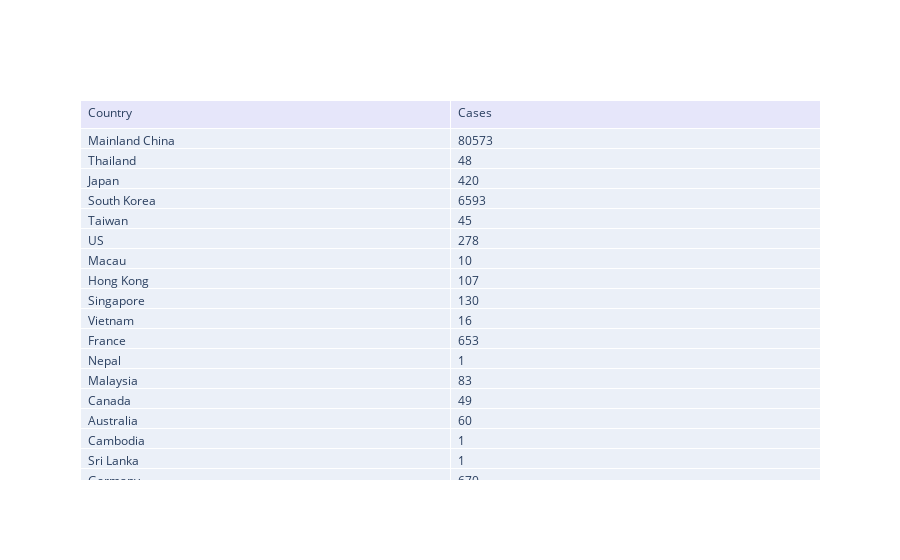
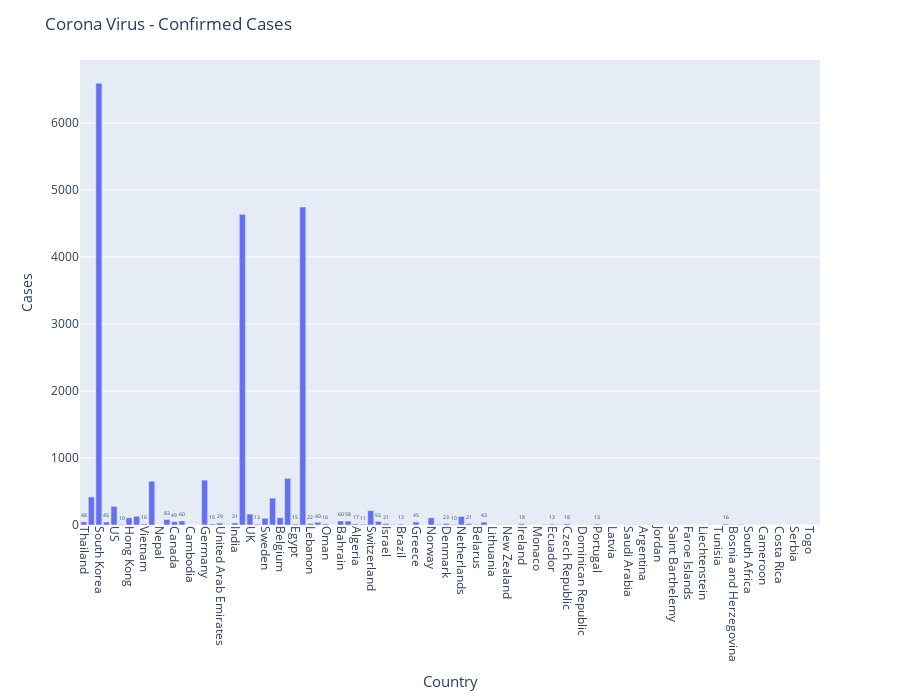

These figures' notebook cell, in order:
### Code cell
plotBarsSimple(data_confirmed,1,"Corona Virus - Confirmed Cases")

### Figure 1 — Plotly figure (JSON) as saved in the notebook; plotly's stock layout.template omitted (floating-point values rounded to 4 significant figures; data arrays with more than 128 entries replaced by an {"elided": "..."} marker saying what was removed)
{"data": [{"cells": {"align": "left", "fill": {"color": "light blue"}, "values": {"elided": "2x99x1 mixed values"}}, "header": {"align": "left", "fill": {"color": "lavender"}, "values": ["Country", "Cases"]}, "type": "table"}], "layout": {}}

### Figure 2 — Plotly figure (JSON) as saved in the notebook; plotly's stock layout.template omitted (floating-point values rounded to 4 significant figures)
{"data": [{"alignmentgroup": "True", "hoverlabel": {"namelength": 0}, "hovertemplate": "x=%{x}<br>y=%{y}<br>Cases=%{text}", "legendgroup": "", "marker": {"color": "#636efa"}, "name": "", "offsetgroup": "", "orientation": "v", "showlegend": false, "text": [48, 420, 6593, 45, 278, 10, 107, 130, 16, 653, 1, 83, 49, 60, 1, 1, 670, 15, 29, 5, 31, 4636, 163, 13, 101, 400, 109, 696, 15, 4747, 22, 40, 16, 1, 60, 58, 17, 11, 214, 55, 21, 6, 13, 4, 45, 3, 108, 9, 23, 10, 128, 21, 6, 43, 1, 6, 4, 1, 18, 2, 1, 8, 13, 6, 18, 1, 2, 4, 13, 1, 1, 2, 5, 4, 2, 4, 1, 1, 3, 2, 1, 1, 1, 5, 1, 16, 2, 7, 1, 1, 1, 1, 1, 1, 1, 1, 1, 1], "textposition": "outside", "texttemplate": "%{text:.2s}", "type": "bar", "x": ["Thailand", "Japan", "South Korea", "Taiwan", "US", "Macau", "Hong Kong", "Singapore", "Vietnam", "France", "Nepal", "Malaysia", "Canada", "Australia", "Cambodia", "Sri Lanka", "Germany", "Finland", "United Arab Emirates", "Philippines", "India", "Italy", "UK", "Russia", "Sweden", "Spain", "Belgium", "Others", "Egypt", "Iran", "Lebanon", "Iraq", "Oman", "Afghanistan", "Bahrain", "Kuwait", "Algeria", "Croatia", "Switzerland", "Austria", "Israel", "Pakistan", "Brazil", "Georgia", "Greece", "North Macedonia", "Norway", "Romania", "Denmark", "Estonia", "Netherlands", "San Marino", "Belarus", "Iceland", "Lithuania", "Mexico", "New Zealand", "Nigeria", "Ireland", "Luxembourg", "Monaco", "Qatar", "Ecuador", "Azerbaijan", "Czech Republic", "Armenia", "Dominican Republic", "Indonesia", "Portugal", "Andorra", "Latvia", "Morocco", "Saudi Arabia", "Senegal", "Argentina", "Chile", "Jordan", "Ukraine", "Saint Barthelemy", "Hungary", "Faroe Islands", "Gibraltar", "Liechtenstein", "Poland", "Tunisia", "Palestine", "Bosnia and Herzegovina", "Slovenia", "South Africa", "Bhutan", "Cameroon", "Colombia", "Costa Rica", "Peru", "Serbia", "Slovakia", "Togo", "Vatican City"], "xaxis": "x", "y": [48, 420, 6593, 45, 278, 10, 107, 130, 16, 653, 1, 83, 49, 60, 1, 1, 670, 15, 29, 5, 31, 4636, 163, 13, 101, 400, 109, 696, 15, 4747, 22, 40, 16, 1, 60, 58, 17, 11, 214, 55, 21, 6, 13, 4, 45, 3, 108, 9, 23, 10, 128, 21, 6, 43, 1, 6, 4, 1, 18, 2, 1, 8, 13, 6, 18, 1, 2, 4, 13, 1, 1, 2, 5, 4, 2, 4, 1, 1, 3, 2, 1, 1, 1, 5, 1, 16, 2, 7, 1, 1, 1, 1, 1, 1, 1, 1, 1, 1], "yaxis": "y"}], "layout": {"barmode": "relative", "height": 700, "legend": {"tracegroupgap": 0}, "margin": {"t": 60}, "title": {"text": "Corona Virus - Confirmed Cases"}, "uniformtext": {"minsize": 5, "mode": "hide"}, "xaxis": {"anchor": "y", "domain": [0, 1], "tickangle": 90, "title": {"font": {"size": 15}, "standoff": 15, "text": "Country"}}, "yaxis": {"anchor": "x", "domain": [0, 1], "title": {"standoff": 15, "text": "Cases"}}}}
